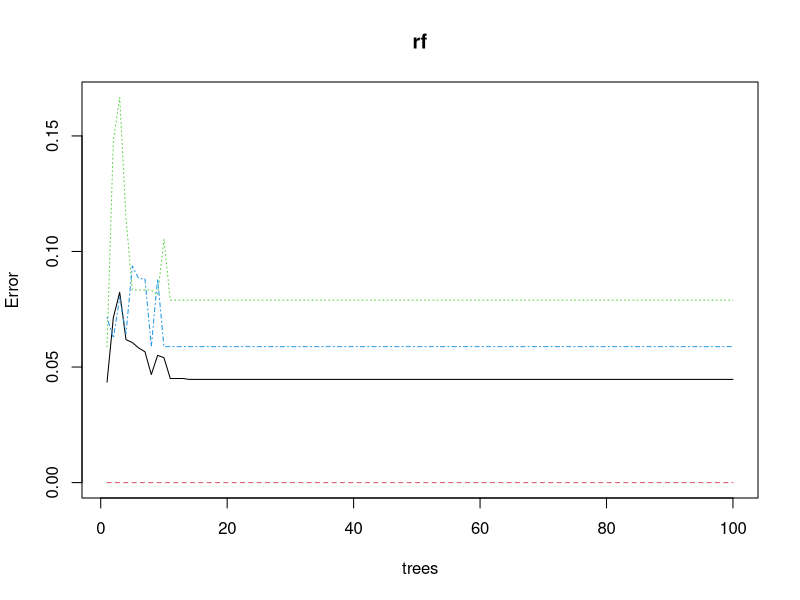
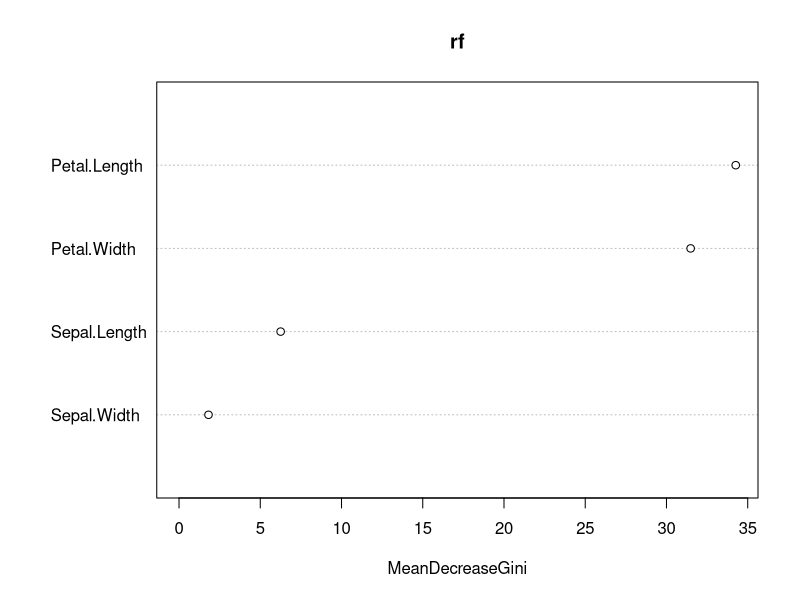
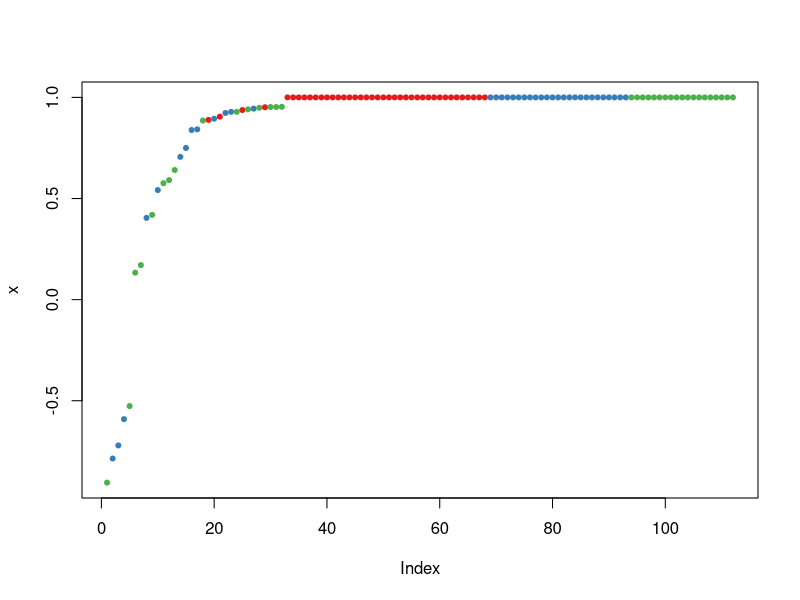
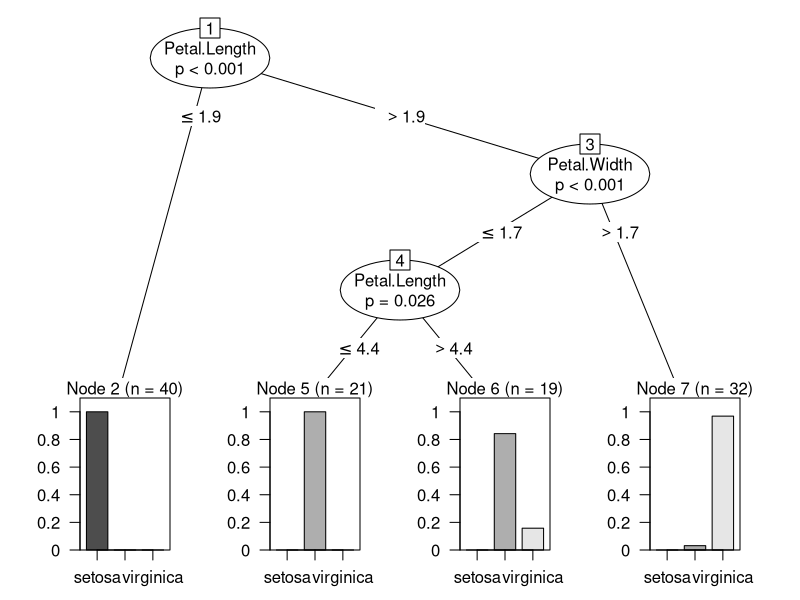
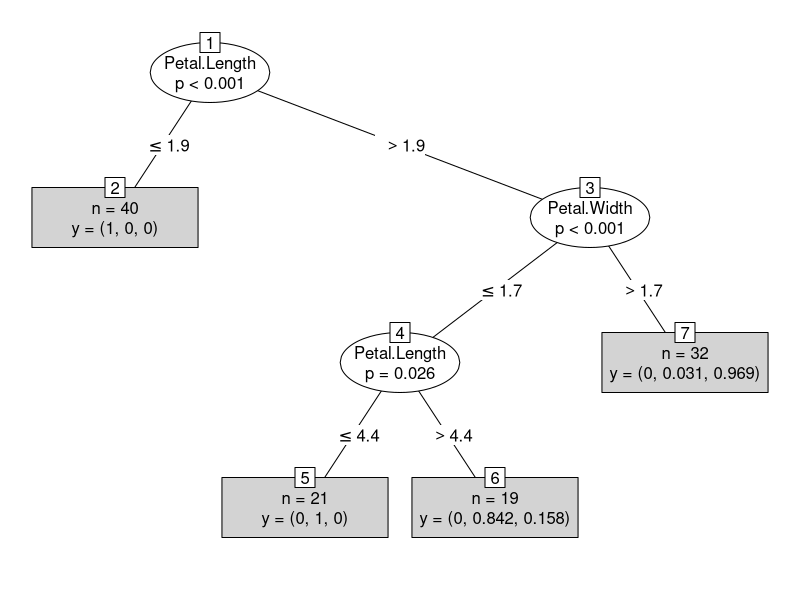
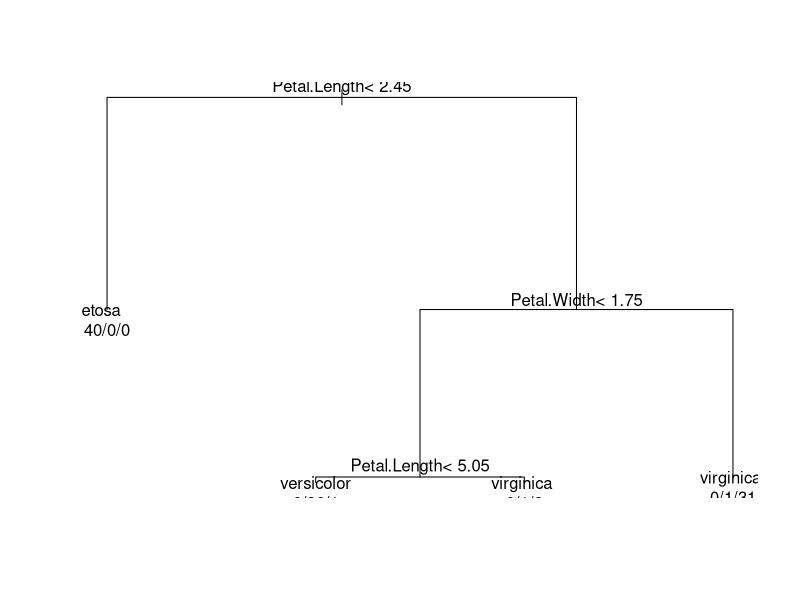
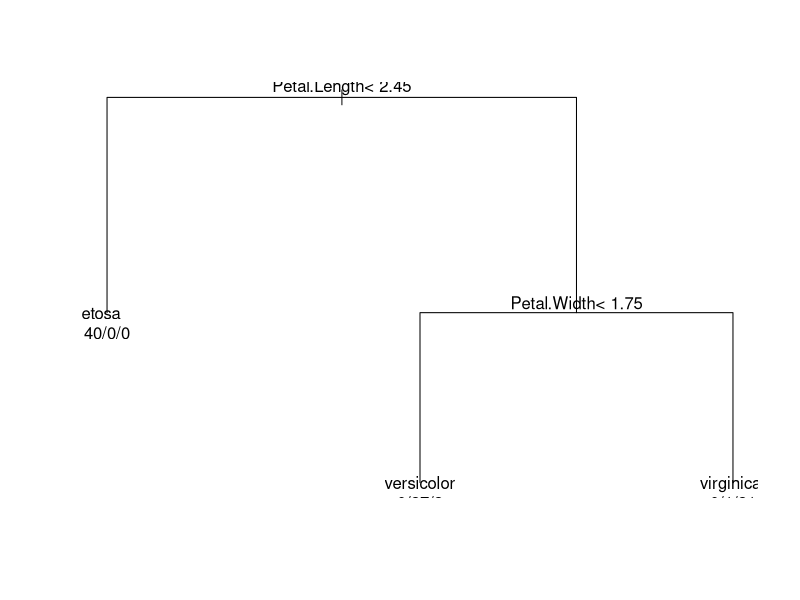

The R script that drew these images, in order: (Note: this script raises an error after producing the figures.)
# We then load package party, build a decision tree,
# and check the prediction result. Function ctree()
# provides some parameters, such as MinSplit, MinBucket,
# MaxSurrogate and MaxDepth (all part of the controls =
# ctree_control() argument), to control the training 
# of decision trees. Below we use default settings to 
# build a decision tree.

# In this code, myFormula specifies that Species is the
# target variable and all other variables are independent
# variables.

library(party)

data(iris)
str(iris)
iris

# Before modeling, the iris data is split below into 
# two subsets: training (70%) and test (30%).

# for replication
set.seed(1234)
# samples a 1 or a 2 as many times as there are rows 
# in iris with 70% 1's and 30% 2's
ind <- sample(2, nrow(iris), 
              replace=TRUE, prob=c(0.7, 0.3))

ind

# we use the 70% for training
trainData <- iris[ind==1,]

# and the 30% for testing
testData <- iris[ind==2,]
myFormula <- Species ~ Sepal.Length + Sepal.Width + Petal.Length + Petal.Width



# Random Forest on Iris Data
###############################################
#######        Random Forest             ######
###############################################

### Now we model a random forest

# we load randomForest
library(randomForest)

# we train randomForest
# predict species using all variables

# two limitations of randomForest function:
# 1) cannot handle data with missing values so
#    users must impute values for those missing
# 2) 32 maximum number of levels for each
#    categorical variable; must transform them

# build same model as before; are predicting
# Species based on all other variables:

rf <- randomForest(Species ~ ., 
                   data=trainData, 
                   ntree=100,
                   proximity=TRUE)
#print(rf)

# show conditional table cells' frequencies
table(predict(rf), trainData$Species)

# we take a look at the results
print(rf)

# show the components of the output 'rf' object
attributes(rf)

# plot error rates with various
# number of trees
plot(rf)

# find importance of variables
importance(rf)

# plots importance
varImpPlot(rf)

# test random forest using test data
irisPred <- predict(rf, newdata=testData)

# check the results
table(irisPred, testData$Species)

# check margins of data which is
# proportion of votes for the correct
# class minus maximum proportion of
# votes for other classes. Positive
# margin indicates correct classification

plot(margin(rf, testData$Species))


# Decision Tree on Iris Data
library(party)
iris_ctree <- ctree(myFormula, data=trainData)

# check the prediction
table(predict(iris_ctree), trainData$Species)

# Now we have a look at the tree by printing the rules
print(iris_ctree)

# and plotting the tree
plot(iris_ctree)

# in the above plot, the barplot for each leaf node shows
# the probabilities of an instance falling into the three
# species. In the simple plot below, they are shown as "y"
# in leaf nodes. For example, node 2 is labeled with 
# "n=40, y=(1, 0, 0)", which means that it contains 40 
# training instances and all of them belong to the first
# class "setosa".
?plot
# here is a simple plot:
plot(iris_ctree, type="simple")

# so now we test the classification ability of the test
# tree with the test data
testPred <- predict(iris_ctree, newdata = testData)
table(testPred, testData$Species)

# However, ctree() does not handle missing values well, and
# another problem is that, when a variable exists in training 
# data and is fed into ctree() but does not appear in the
# built decision tree, the test data must also have that 
# variable to make prediction.

# Otherwise, a call to predict() would fail. Also, if the value 
# levels of a categorical variable in test data are different
# from that in training data, it would also fail to make prediction
# on the test data.

library("rpart")

class(iris$Species)

# look at dimensions (150 rows, 5 variables)
dim(iris)

# look at attributes
attributes (iris)

# train a decision tree
iris_rpart <- rpart(myFormula, data = trainData,
                    # use control arg to restrict # of obs
                    # for potential binary split to 10:
                    control = rpart.control(minsplit = 10))
attributes(iris_rpart)

print(iris_rpart$cptable)

print(iris_rpart)

rpart_pred <- predict(iris_rpart, newdata=testData, type="class")
table(rpart_pred, testData$Species)

# The build tree can be plotted:
plot(iris_rpart)
# adds the text
text(iris_rpart, use.n=T)

# We prune the tree...
# Select the tree with the minimum prediction error:
opt <- which.min(iris_rpart$cptable[,"xerror"])
cp <- iris_rpart$cptable[opt, "CP"]
iris_prune <- prune(iris_rpart, cp = cp)
print(iris_prune)

# Then plot it:
plot(iris_prune)
text(iris_prune, use.n=T)

# Then, the selected tree is used to make prediction 
# and the predicted values are compared with actual
# labels. In the code below, function abline() draws
# a diagonal line. The predictions of a good model
# are expected to be equal or very close to their 
# actual values, that is, most points should be on
# or close to the diagonal line.

Species_pred <- predict(iris_prune, 
                        newdata=testData)#, type="class")
#print(Species_pred)
table(Species_pred, testData$Species)
#xlim <- range(iris$Species)
#plot(DEXfat_pred ~ DEXfat, data=bodyfat.test, xlab="Observed",
#ylab="Predicted", ylim=xlim, xlim=xlim)
#abline(a=0, b=1)


## comparison

## random forest
irisPred
table(irisPred, testData$Species)

## ctree
testPred
table(testPred, testData$Species)

## rpart
rpart_pred
table(rpart_pred, testData$Species)

## rpart best pruned tree
Species_pred
table(Species_pred, testData$Species)
